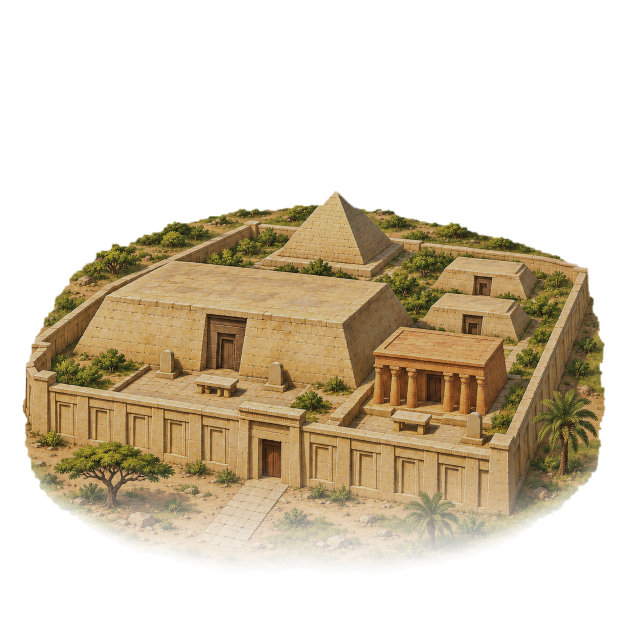
#> input picture docs/design/unlock-art/masters/goal-royaltomb.png, 1254 x 1254 px, given in place of spearman-256.png, which was not available (shown at 1/2 size)
$ python prepare.py spearman
#> lines starting #> are read from the running program, lines starting #| are printed output that depends on the picture; after the words box and inside, x2 and y2 are one past the last pixel; in counts of white or black regions, pixels touching at a corner belong together
#!/usr/bin/env python3
"""Prepare camera projection textures and filled occlusion patches outside git."""
import argparse, json, math
from pathlib import Path
from PIL import Image, ImageDraw, ImageChops, ImageFilter
from units import UNITS
ROOT = Path(__file__).resolve().parents[3]
HOME = Path.home() / 'LegatumRuns/anim-pilot'

def polygon(points):
    im = Image.new('L',(256,256)); ImageDraw.Draw(im).polygon(points,fill=255); return im

def main():
    ap=argparse.ArgumentParser(); ap.add_argument('slug',choices=UNITS); a=ap.parse_args()
    cfg=UNITS[a.slug]; dest=HOME/'masters'/a.slug; dest.mkdir(parents=True,exist_ok=True)
    src=Image.open(ROOT/f'app/src/assets/units/{a.slug}-256.png').convert('RGBA')
#> src is the input picture: PIL image 1254x1254 RGBA; mean R, G, B, A 78.7, 65.1, 40.7, 102.2
    src.save(dest/'painting.png')
    # Plain base surface reconstructed from the painting's unobstructed stone.
    # Same footprint, top ellipse, rim and warm pigment; no ground outside it.
    x0,y0,x1,y1=cfg['base']; rim=10; rx=(x1-x0)/2
    ry=(y1-y0-rim)/2; cx=(x0+x1)/2; cy=y0+ry
    # A continuous low cylinder. Copying scattered thresholded source pixels
    # retained pieces of the old rim across the new top, so never do that.
    scale=4; base=Image.new('RGBA',(256*scale,256*scale))
#> after `base = Image.new('RGBA', (256 * scale, 256 * scale))`: base: PIL image 1024x1024 RGBA; every value is 0
    for py in range(y0*scale,(y1+1)*scale):
        for px in range(x0*scale,(x1+1)*scale):
            x=(px+.5)/scale; y=(py+.5)/scale; u=(x-cx)/rx
            if abs(u)>1: continue
            h=ry*math.sqrt(1-u*u); top=cy-h; edge=cy+h
            if not top<=y<=edge+rim: continue
            grain=((int(x*7)*73856093 ^ int(y*7)*19349663)%17-8)*.12
            if y<=edge:
                light=2.3*(1-u)-1.4*(y-cy)/ry+grain
                colour=(242+light,222+light,186+light)
                if edge-y<.55: colour=(250,234,202)
            else:
                light=3*(1-u)-.3*(y-edge)+grain
                colour=(225+light,193+light,145+light)
            base.putpixel((px,py),tuple(max(0,min(255,round(c))) for c in colour)+(255,))
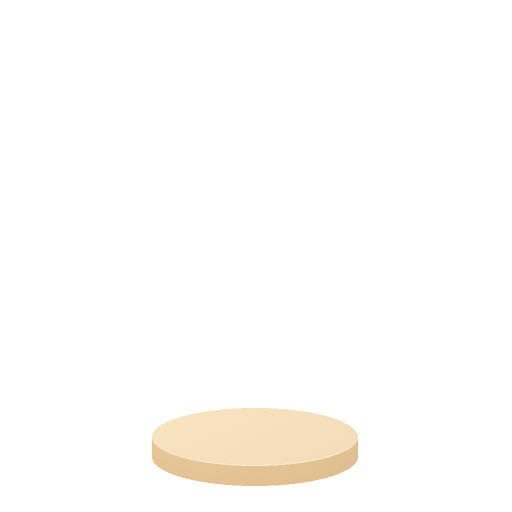
#> base: PIL image 1024x1024 RGBA (shown at 1/2 size); mean R, G, B, A 12.3, 11.1, 9.1, 13.1; transparent parts drawn white
    base=base.resize((256,256),Image.Resampling.LANCZOS)
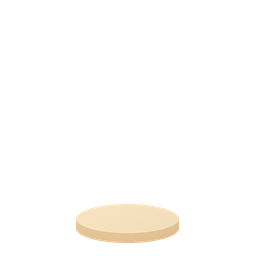
#> base: PIL image 256x256 RGBA; mean R, G, B, A 13.9, 12.6, 10.2, 13.1; transparent parts drawn white
    # Baked contact shade only on the stone, never on an exterior plane.
    shadow=Image.new('RGBA',(256,256)); sd=ImageDraw.Draw(shadow)
#> after `shadow = Image.new('RGBA', (256, 256))`: shadow: PIL image 256x256 RGBA; every value is 0
    for foot in cfg['feet']:
        fx=sum(p[0] for p in foot)/len(foot); fy=max(p[1] for p in foot)-1
        sd.ellipse((fx-8,fy-2,fx+8,fy+2),fill=(85,65,38,48))
    shadow=shadow.filter(ImageFilter.GaussianBlur(1.4))
    shadow.putalpha(ImageChops.multiply(shadow.getchannel('A'),base.getchannel('A')))
    base.alpha_composite(shadow)
    # Preserve the actual painted front rim. The upper stone is a continuous
    # reconstructed surface: copying around foot/wheel cutouts leaves obvious
    # patches and can bake fragments of soles or tyres onto the stationary base.
    # Blend below all contact points, where the source is unobstructed stone.
    front=max(max(y for _,y in foot) for foot in cfg['feet'])+2
    for y in range(front,256):
        mix=min(1,(y-front)/5)
        for x in range(256):
            old=base.getpixel((x,y)); painted=src.getpixel((x,y))
            base.putpixel((x,y),tuple(round(old[c]*(1-mix)+painted[c]*mix) for c in range(4)))
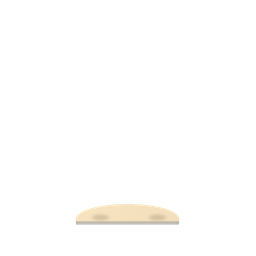
#> base: PIL image 256x256 RGBA; mean R, G, B, A 8.8, 8.1, 6.8, 6.4; transparent parts drawn white
    base.save(dest/'base.png')
    # Keep source contact points; all other base pixels are removed from figure.
    figuremask=polygon([(0,0),(256,0),(256,y0-1),(0,y0-1)])
#> in polygon, `im = Image.new('L', (256, 256))`: im: PIL image 256x256 L; every value is 0
#> in polygon, `ImageDraw.Draw(im).polygon(points, fill=255)`:
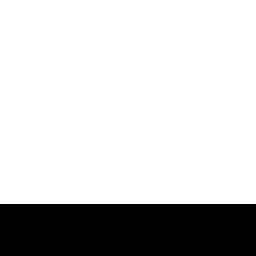
#> im: PIL image 256x256 L; 79.7% white; 1 black region, box (x1, y1, x2, y2) and area: (0, 204, 256, 256) 13312
    for foot in cfg['feet']: figuremask=ImageChops.lighter(figuremask,polygon(foot))
#> this loop made 2 passes
#> pass 1, in main, `for foot in cfg['feet']: figuremask=ImageChops.lighter(figuremask,poly..`:
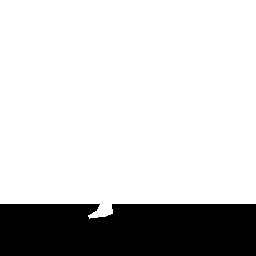
#> figuremask: PIL image 256x256 L; 80% white; 1 black region, box (x1, y1, x2, y2) and area: (0, 204, 256, 256) 13086
#> pass 2, in main, `for foot in cfg['feet']: figuremask=ImageChops.lighter(figuremask,poly..`:
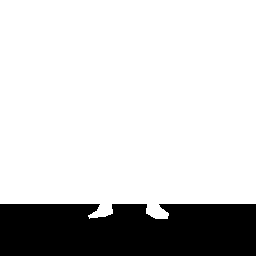
#> figuremask: PIL image 256x256 L; 80.4% white; 1 black region, box (x1, y1, x2, y2) and area: (0, 204, 256, 256) 12831
#> (the run stopped early here; a loop or call above may not have finished)
